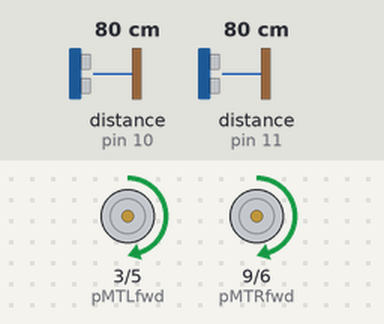
The sketch below on a simulated Arduino Uno, built with avr-gcc and run on an emulated ATmega328P. Shown: motor-driver pin pairs drawn as motors (green arrow = first pin HIGH = forward, orange = second pin HIGH = backward, longer = more drive). Wiring (inferred from the names in the program): 2 × ultrasonic range finder: trigger pin 12, echo pin 10 / trigger pin 13, echo pin 11. The test bench sets the inputs (shaded band); at power-on: distance to the obstacle (sensors on pin 10, pin 11) 80 cm. The echo pulse lasts 58.3 µs per cm.

Above: at 1.2 s.
1.3 s: distance to the obstacle (sensor on pin 10) set to 28 cm
2.8 s: distance to the obstacle (sensor on pin 10) set to 23 cm
At 3.4 s:
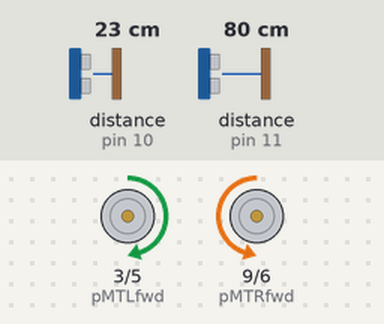
At 3.9 s:
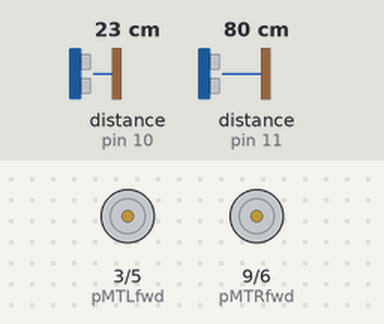
5.8 s: distance to the obstacle (sensor on pin 11) set to 28 cm
8.8 s: distance to the obstacle (sensor on pin 11) set to 22 cm
At 10.5 s:
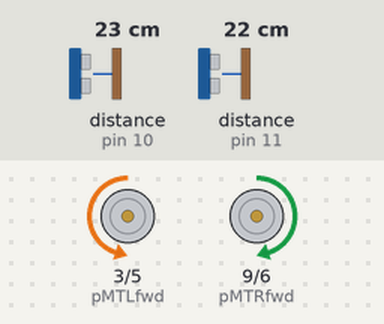
Timing chart, 0 to 12.8 s (numbered marks = the images above; inputs shaded):
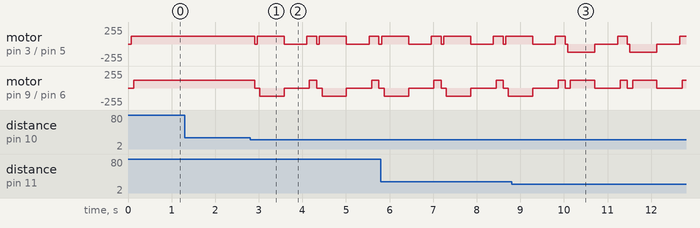

The sketch:

CleaningRobot.ino
```cpp
#define pUSLecho 11
#define pUSLtrig 13
#define pUSRecho 10
#define pUSRtrig 12

#define pMTLfwd 3
#define pMTLrev 5
#define pMTRfwd 9
#define pMTRrev 6

#define MDLY  60    // Delay between motor actions
#define TDLY  500   // Delay (time) when turning around
#define SDLY  400   // Delay on stop (not brake)
#define MSPD  120   // Motor speed (PWM)
#define MDIST 25    // Turn at (distance to object)
#define MLOOP 160   // Maximum number of "loops" before turning by itself

//#define DEBUG

#define FWD   1
#define REV   2
#define BRK   3
#define STOP  4
#define TURNL 5
#define TURNR 6

void move(byte action) {
  digitalWrite(pMTLfwd, LOW);
  digitalWrite(pMTLrev, LOW);
  digitalWrite(pMTRfwd, LOW);
  digitalWrite(pMTRrev, LOW);
  delay(MDLY);
  if (action == STOP)
    delay(SDLY);
  if (action == FWD) {
    analogWrite(pMTLfwd, MSPD);
    delay(MDLY);
    analogWrite(pMTRfwd, MSPD);
    delay(MDLY);
  }
  if (action == REV) {
    analogWrite(pMTLrev, MSPD);
    delay(MDLY);
    analogWrite(pMTRrev, MSPD);
    delay(MDLY);
  }
  if (action == BRK) {
    analogWrite(pMTLfwd, MSPD);
    analogWrite(pMTLrev, MSPD);
    analogWrite(pMTRfwd, MSPD);
    analogWrite(pMTRrev, MSPD);
    delay(MDLY);
    digitalWrite(pMTLfwd, LOW);
    digitalWrite(pMTLrev, LOW);
    digitalWrite(pMTRfwd, LOW);
    digitalWrite(pMTRrev, LOW);
  }
  if (action == TURNL) {
    analogWrite(pMTLfwd, MSPD);
    delay(MDLY);
    analogWrite(pMTRrev, MSPD);
    delay(MDLY);
  }
  if (action == TURNR) {
    analogWrite(pMTLrev, MSPD);
    delay(MDLY);
    analogWrite(pMTRfwd, MSPD);
    delay(MDLY);
  }

}

int distance(byte pTrig, byte pEcho) {
  long duration;
  digitalWrite(pTrig, LOW);
  delayMicroseconds(5);
  digitalWrite(pTrig, HIGH);
  delayMicroseconds(10);
  digitalWrite(pTrig, LOW);
  return pulseIn(pEcho, HIGH) * 0.017;
}

int distL;
int distR;
int lpcnt;
bool fwd;

void setup() {
  pinMode(pUSLtrig,OUTPUT);
  pinMode(pUSLecho,INPUT);
  pinMode(pUSRtrig,OUTPUT);
  pinMode(pUSRecho,INPUT);
  pinMode(pMTLfwd,OUTPUT);
  pinMode(pMTLrev,OUTPUT);
  pinMode(pMTRfwd,OUTPUT);
  pinMode(pMTRrev,OUTPUT);
  digitalWrite(pMTLfwd, LOW);
  digitalWrite(pMTLrev, LOW);
  digitalWrite(pMTRfwd, LOW);
  digitalWrite(pMTRrev, LOW);
  lpcnt = 0;
  fwd = false;

  #ifdef DEBUG
    Serial.begin(9600);
    while (true) {
      Serial.print(distance(pUSLtrig,pUSLecho));
      Serial.print(" - ");
      Serial.println(distance(pUSRtrig,pUSRecho));
      delay(200);
    }
  #endif
}

void loop() {
  distL = distance(pUSLtrig,pUSLecho);
  distR = distance(pUSRtrig,pUSRecho);

  if (lpcnt > MLOOP)
  {
    move(STOP);
    delay(1200);
    move(REV);
    delay(1000);
    move(TURNL);
    delay(TDLY);
    lpcnt = 0;
    fwd = false;
  }

  if (distL < MDIST) {
    move(TURNR);
    delay(TDLY);
    move(STOP);
    //lpcnt = MLOOP / 2;
    fwd = false;
  }
  else if (distR < MDIST) {
    move(TURNL);
    delay(TDLY);
    move(STOP);
    //lpcnt = MLOOP / 2;
    fwd = false;
  }

  if (!fwd) {
    move(FWD);
    fwd = true;
  }

  lpcnt++;
  delay(100);
}
```

Measured:
- the behaviour switches between 26 and 25 cm on distance to the obstacle (sensor on pin 10) (found by bisection; images 0 and 1)
- the behaviour switches between 26 and 25 cm on distance to the obstacle (sensor on pin 11) (found by bisection; images 2 and 3)
- after the input at 1.3 s, every drawn part: stays the same
- after the input at 2.8 s, motor on pin 9 (pMTRfwd) / pin 6 (pMTRrev): forward 120/255 → stopped after 0.10 s, → backward 120/255 0.12 s later, → stopped 0.56 s later, → forward 120/255 0.58 s later, … (9 changes in this stretch)
- by itself, motor on pin 3 (pMTLfwd) / pin 5 (pMTLrev): repeats every 1.4 s: forward 120/255 0.22 s, stopped 0.06 s, backward 120/255 0.62 s, stopped 0.52 s
